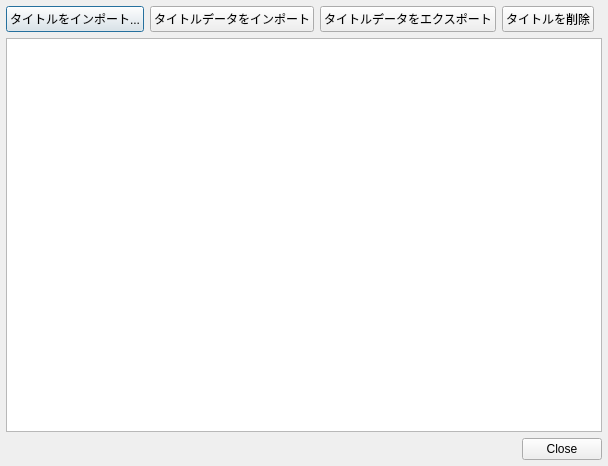
<?xml version="1.0" encoding="UTF-8"?>
<ui version="4.0">
 <class>TitleManagerDialog</class>
 <widget class="QDialog" name="TitleManagerDialog">
  <property name="geometry">
   <rect>
    <x>0</x>
    <y>0</y>
    <width>608</width>
    <height>466</height>
   </rect>
  </property>
  <property name="windowTitle">
   <string>DSiタイトル管理 - melonDS</string>
  </property>
  <layout class="QVBoxLayout" name="verticalLayout_2">
   <property name="leftMargin">
    <number>6</number>
   </property>
   <property name="topMargin">
    <number>6</number>
   </property>
   <property name="rightMargin">
    <number>6</number>
   </property>
   <property name="bottomMargin">
    <number>6</number>
   </property>
   <item>
    <layout class="QHBoxLayout" name="horizontalLayout">
     <item>
      <widget class="QPushButton" name="btnImportTitle">
       <property name="whatsThis">
        <string>&lt;html&gt;&lt;head/&gt;&lt;body&gt;&lt;p&gt;Import a DSiware title to your emulated DSi system.&lt;/p&gt;&lt;/body&gt;&lt;/html&gt;</string>
       </property>
       <property name="text">
        <string>タイトルをインポート...</string>
       </property>
      </widget>
     </item>
     <item>
      <widget class="QPushButton" name="btnImportTitleData">
       <property name="whatsThis">
        <string>&lt;html&gt;&lt;head/&gt;&lt;body&gt;&lt;p&gt;Import data (save, banner...) for the selected title.&lt;/p&gt;&lt;/body&gt;&lt;/html&gt;</string>
       </property>
       <property name="text">
        <string>タイトルデータをインポート</string>
       </property>
      </widget>
     </item>
     <item>
      <widget class="QPushButton" name="btnExportTitleData">
       <property name="whatsThis">
        <string>&lt;html&gt;&lt;head/&gt;&lt;body&gt;&lt;p&gt;Export the data (save, banner...) associated with the selected title.&lt;/p&gt;&lt;/body&gt;&lt;/html&gt;</string>
       </property>
       <property name="text">
        <string>タイトルデータをエクスポート</string>
       </property>
      </widget>
     </item>
     <item>
      <widget class="QPushButton" name="btnDeleteTitle">
       <property name="whatsThis">
        <string>&lt;html&gt;&lt;head/&gt;&lt;body&gt;&lt;p&gt;Permanently delete the selected title and its associated data from your emulated DSi.&lt;/p&gt;&lt;/body&gt;&lt;/html&gt;</string>
       </property>
       <property name="text">
        <string>タイトルを削除</string>
       </property>
      </widget>
     </item>
     <item>
      <spacer name="horizontalSpacer">
       <property name="orientation">
        <enum>Qt::Horizontal</enum>
       </property>
       <property name="sizeHint" stdset="0">
        <size>
         <width>40</width>
         <height>20</height>
        </size>
       </property>
      </spacer>
     </item>
    </layout>
   </item>
   <item>
    <widget class="QListWidget" name="lstTitleList"/>
   </item>
   <item>
    <widget class="QDialogButtonBox" name="buttonBox">
     <property name="standardButtons">
      <set>QDialogButtonBox::Close</set>
     </property>
    </widget>
   </item>
  </layout>
 </widget>
 <resources/>
 <connections>
  <connection>
   <sender>buttonBox</sender>
   <signal>accepted()</signal>
   <receiver>TitleManagerDialog</receiver>
   <slot>accept()</slot>
   <hints>
    <hint type="sourcelabel">
     <x>303</x>
     <y>448</y>
    </hint>
    <hint type="destinationlabel">
     <x>303</x>
     <y>232</y>
    </hint>
   </hints>
  </connection>
  <connection>
   <sender>buttonBox</sender>
   <signal>rejected()</signal>
   <receiver>TitleManagerDialog</receiver>
   <slot>reject()</slot>
   <hints>
    <hint type="sourcelabel">
     <x>303</x>
     <y>448</y>
    </hint>
    <hint type="destinationlabel">
     <x>303</x>
     <y>232</y>
    </hint>
   </hints>
  </connection>
 </connections>
</ui>
